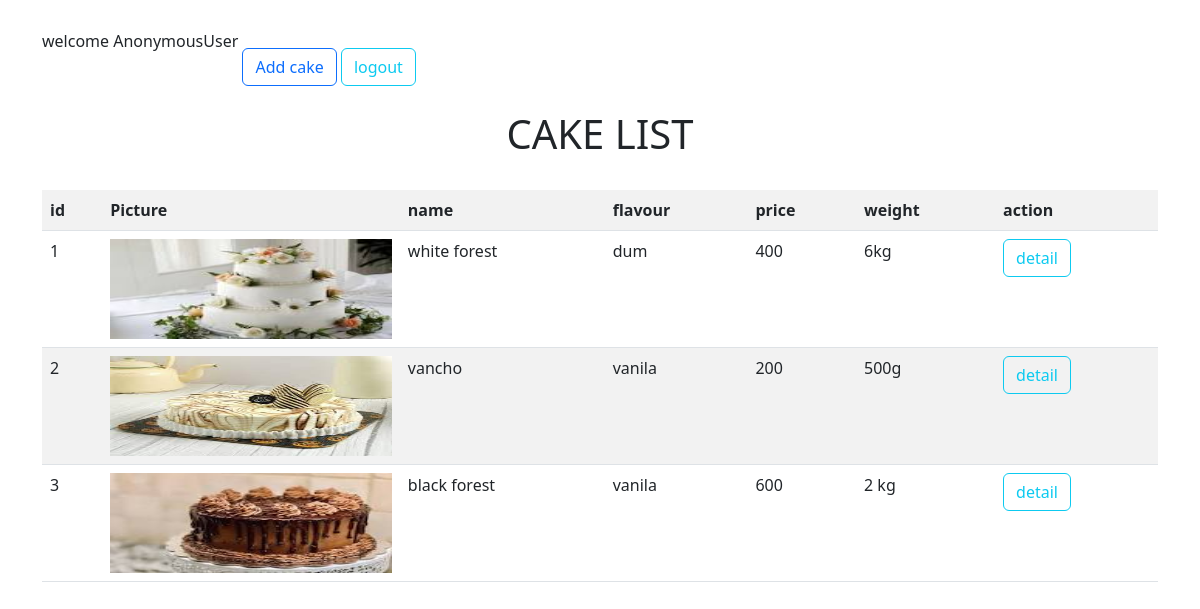
Screenshot of /cake/list/ with the database file from the repository.
### myapp/models.py (models this page shows, shortened)
class Cake(models.Model):
    name=models.CharField(max_length=200)
    flavour=models.CharField(max_length=200)
    options=(
        ("round","round"),
        ("square","square"),
        ("heart","heart"),
        ("other","other")
    )
    shape=models.CharField(max_length=200,choices=options,default="round",blank=True,null=True)
    layer=models.CharField(max_length=100)
    description=models.CharField(max_length=300,null=True,blank=True)
    weight=models.CharField(max_length=200)
    price=models.PositiveIntegerField()
    pic=models.ImageField(upload_to="pictures",null=True,blank=True)

### myapp/views.py (the view)
# urls.py: path("cake/list/",views.CakeListView.as_view(),name="cakelist"),
class CakeListView(View):
    def get(self,request,*args,**kwargs):
        qs=Cake.objects.all()
        return render(request,"cake-list.html",{"cakes":qs})

### myapp/templates/cake-list.html (shortened to what this page needs)
<!DOCTYPE html>
<html lang="en">
<head>
    <link href="https://cdn.jsdelivr.net/npm/bootstrap@5.3.0-alpha1/dist/css/bootstrap.min.css" rel="stylesheet">
</head>
<body>
       <div class="container">
        welcome {{request.user}}
        <a href="{%url 'cakeadd'%}" class="btn btn-outline-primary mt-5">Add cake</a>
        <a href="{%url 'signout'%}" class="btn btn-outline-info mt-5">logout</a>
        <h1 class="text-center p-4">CAKE LIST</h1>
        <table class="table table-striped">
            <tr>
             <th>id</th>
             <th>Picture</th>
             <th>name</th>
             <th>flavour</th>
             <th>price</th>
             <th>weight</th>
             <th>action</th>
            </tr>
            {%for i in cakes%}
             <tr>
                 <div>
                     <td>{{forloop.counter}}</td>
                     <td>
                        {%if i.pic%}
                        <img src="{{i.pic.url}}" width="50%" height="100px"  class="card-img-top" alt="...">
                        {%endif%}
                        </td>
                     <td>{{i.name}}</td>
                     <td>{{i.flavour}}</td>
                     <td>{{i.price}}</td>
                     <td>{{i.weight}}</td>
                     <td>
                        <a href="{%url 'cakedetail' i.id%}" class="btn btn-outline-info">detail</a>
                     </td>
                 </div>
             </tr>
            {%endfor%}
         </table>
       </div>
</body>
</html>

### rows the page displays
Cake: pic (picture), name "white forest", flavour "dum", price "400", weight "6kg"
Cake: pic (picture), name "vancho", flavour "vanila", price "200", weight "500g"
Cake: pic (picture), name "black forest", flavour "vanila", price "600", weight "2 kg"

### other values shown
{{ request.user }} "AnonymousUser"
